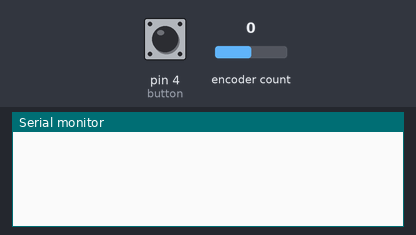
The sketch below on a simulated Arduino Uno, built with avr-gcc and run on an emulated ATmega328P. On the bench: the last lines printed to the serial monitor. Inputs (shaded band) come from the test bench; at power-on: encoder count 0, pin 4 (button) HIGH.

Above: at 1.2 s.
1.3 s: encoder count set to 1
At 2.3 s:
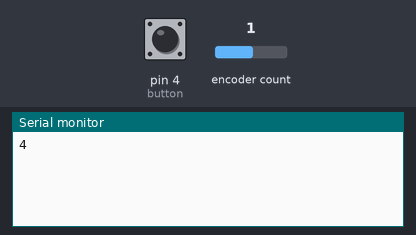
2.8 s: pin 4 (button) pulled LOW for 0.15 s
At 3.5 s:
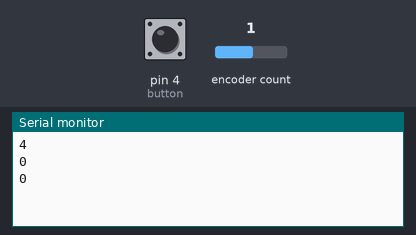
4.4 s: encoder count set to 2
At 5.8 s:
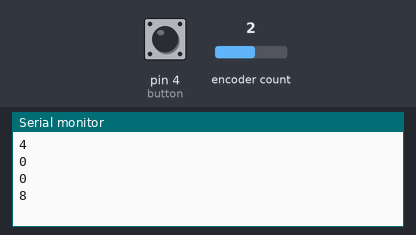
Timing chart, 0 to 7.4 s (numbered marks = the images above; inputs shaded):
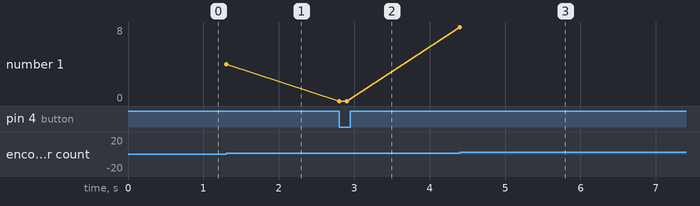

The sketch:

Project_7.1.ino
```cpp
#include <Encoder.h>//导入编码器的库
int item = 0;
int old = 0;
Encoder encoder(2, 3);
int button = 4;

void setup()
{
  Serial.begin(9600);//设置波特率
  pinMode(button, INPUT);//按键为输入模式
}

void loop()
{
  item = encoder.read();//读取编码器的值赋给item
  if (digitalRead(button) == 0) //如果按键按下
  {
    Serial.println(digitalRead(button));//打印按键值
    delay(100);
  }
  if (old != item) //与之前读取的值不一样
  {
    Serial.println(item);//打印编码器的值
    old = item;
  }
}
```

Measured:
- after the input at 1.3 s, the serial monitor: prints a new line at once (image 1)
- after the input at 2.8 s, the serial monitor: prints a new line at once (image 2)
- after the input at 4.4 s, the serial monitor: prints a new line at once (image 3)
- plotted number 1: 4 → 0 after the input at 2.8 s, 0 → 8 after the input at 4.4 s
